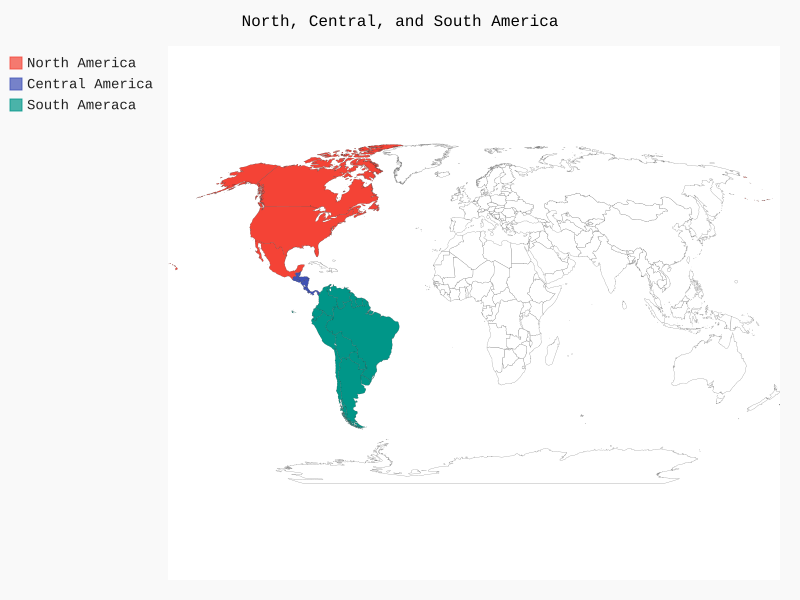

Source code (Python):
import pygal_maps_world.maps

wm = pygal_maps_world.maps.World()
wm.title = 'North, Central, and South America'

wm.add('North America', ['ca', 'mx', 'us'])
wm.add('Central America', ['bz', 'cr', 'gt', 'hn', 'ni', 'pa', 'sv'])
wm.add('South Ameraca', ['ar', 'bo', 'br', 'cl', 'co', 'ec', 'gf', 'gy', 'pe', 'py', 'sr', 'uy', 've'])

wm.render_to_file('americas.svg')
